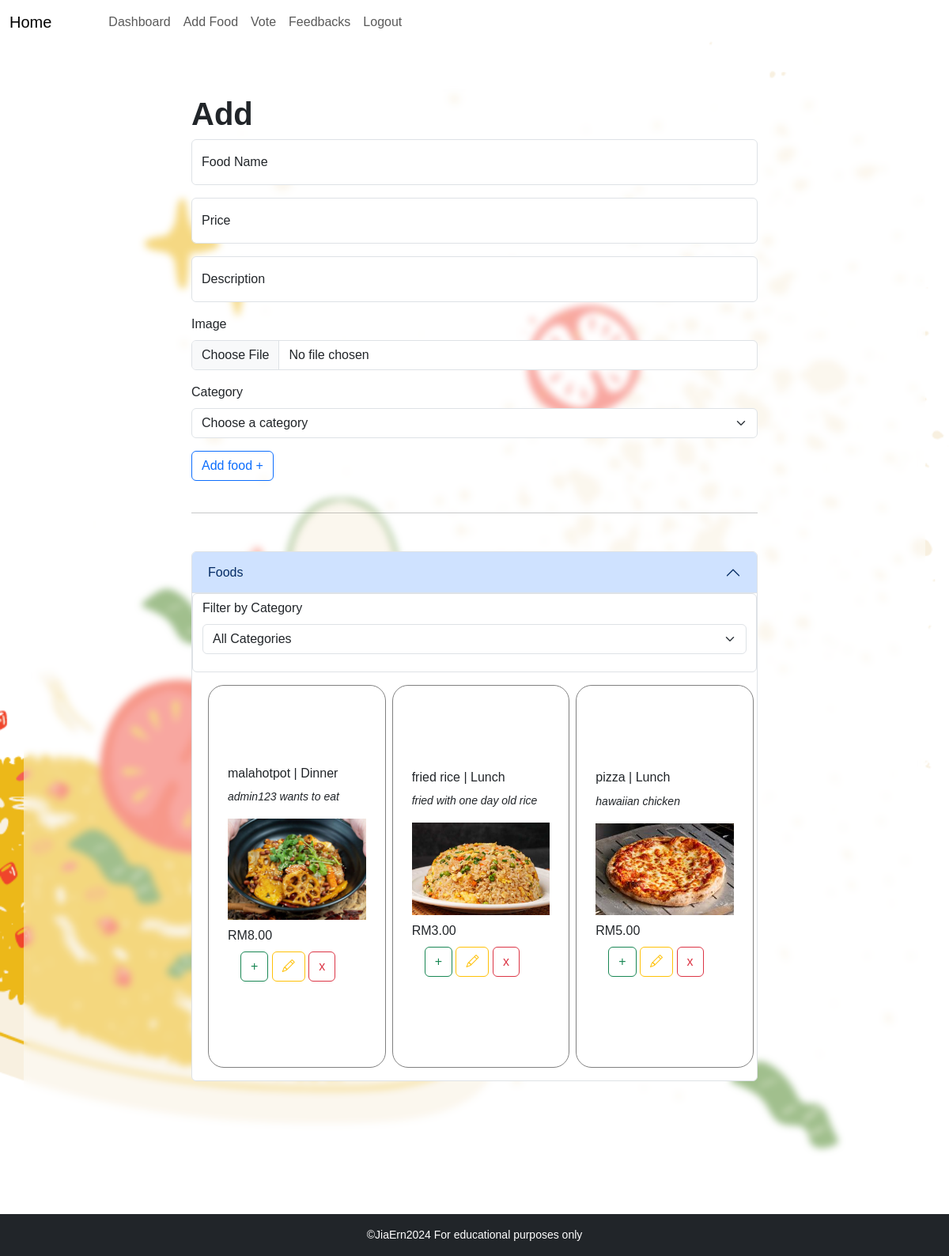
Page /views/pages/add_food.php (signed in) on the committed database.
### tables this page shows
CREATE TABLE `foods` (
  `id` int(11) NOT NULL,
  `name` varchar(255) NOT NULL,
  `price` decimal(10,2) NOT NULL,
  `description` text DEFAULT NULL,
  `image` varchar(255) DEFAULT NULL,
  `category_id` int(11) NOT NULL,
  `isActive` tinyint(1) NOT NULL
);

CREATE TABLE `categories` (
  `id` int(11) NOT NULL,
  `name` varchar(255) NOT NULL
);

### views/pages/add_food.php (the view, shortened to what this page needs)
<?php
function get_content(){
    require_once '../../controllers/connection.php';
    $selected_category = isset($_GET['category_id']) ? $_GET['category_id'] : null;
    if ($selected_category) {
        $foods_query = "
            SELECT foods.*, categories.name as category_name
            FROM foods
            JOIN categories ON foods.category_id = categories.id
            WHERE foods.category_id = '$selected_category'
        ";
    } else {
        $foods_query = "
            SELECT foods.*, categories.name as category_name
            FROM foods
            JOIN categories ON foods.category_id = categories.id
        ";
    }
    $foods_result = mysqli_query($cn, $foods_query);
    $foods = mysqli_fetch_all($foods_result, MYSQLI_ASSOC);
?>
<link rel="stylesheet" href="../../css/dashboard.css">
<div class="container pt-3 pb-5 dashboard-section mb-5 my-md-5">
    <div class="row mx-auto">
        <div class="col-md-8 mx-auto">
            <h1><b>Add</b></h1>
            <form method="POST" action="/controllers/foods/add.php" enctype="multipart/form-data">
                <div class="mb-3 form-floating">
                    <input type="text" name="food_name" class="form-control" placeholder="Food Name" id="floatingInput1"/>
                    <label for="floatingInput1">Food Name</label>
                </div>
                <div class="mb-3 form-floating">
                    <input type="number" name="price" class="form-control" placeholder="Price" id="floatingInput2"/>
                    <label for="floatingInput2">Price</label>
                </div>
                <div class="mb-3 form-floating">
                    <input type="text" name="description" class="form-control" placeholder="Description" id="floatingInput"/>
                    <label for="floatingInput">Description</label>
                </div>
                <div class="mb-3">
                    <label class="form-label" for="imge">Image</label>
                    <input type="file" name="image" class="form-control" id="imge"/>
                </div>
                <div class="mb-3">
                    <label class="form-label" for="category_id">Category</label>
                    <select class="form-select" name="category_id" id="category_id">
                        <option selected disabled>Choose a category</option>
                    </select>
                </div>
                <button class="btn btn-outline-primary">Add food +</button>
            </form>
            <br>
            <hr>
            <div class="d-flex mt-5 row gap-2">
            <div class="accordion" id="accordionExample">
                <div class="accordion-item">
                    <h5 class="accordion-header">
                    <button class="accordion-button" type="button" data-bs-toggle="collapse" data-bs-target="#collapseOne" aria-expanded="true" aria-controls="collapseOne">
                        Foods
                    </button>
                    <form method="GET" action="" class=" form-control">
                        <div class="mb-3">
                            <label class="form-label" for="filter_category_id">Filter by Category</label>
                            <select class="form-select" name="category_id" id="filter_category_id" onchange="this.form.submit()">
                                <option value="">All Categories</option>
                            </select>
                        </div>
                    </form>
                    </h5>
                    <div id="collapseOne" class="accordion-collapse collapse show" data-bs-parent="#accordionExample">
                    <div class="accordion-body d-flex overflow-x-scroll gap-2">
                    <?php foreach($foods as $food): ?>
                        <div class="d-flex flex-column col-md-4 p-4 foods justify-content-center">
                            <h6><?php echo $food['name']; ?> | <?php echo $food['category_name']; ?></h6>
                            <p><small><i><?php echo $food['description']?></i></small></p>
                            <img src="<?php echo $food['image']; ?>" class="img-fluid mb-2" style="width: 200px;"/>
                            RM<?php echo $food['price']; ?><br>
                            <div class="align-middle my-2">
                                <a class="btn btn-outline-success ms-3" href="../../controllers/votes/actions.php?id=<?php echo $food['id']?>&a=1&cat=<?php echo $food['category_id']?>" data-toggle="tooltip" data-placement="bottom" title="Add to today's vote option">+</a>
                                <button class="btn btn-outline-warning" type="button" data-bs-toggle="collapse" data-bs-target="#collapseExample-<?php echo $food['id']?>" aria-expanded="false" aria-controls="collapseExample"><i class="bi bi-pencil"></i></button>
                                <a href="/controllers/foods/delete.php?id=<?php echo $food['id']?>" class="btn btn-outline-danger" title="Delete">x</a>
                            </div>
                        </div>
                    <?php endforeach; ?>
                    </div>
                    </div>
                </div>
            </div>
            <div class="mb-5 mt-3">
            <?php foreach($foods as $food): ?>
            </div>
            <?php endforeach;?>
<?php
    }
    require_once '../template/layout.php'
?>

### css/dashboard.css (style rules this page uses)
body { overflow-x: hidden; font-family: "Franklin Gothic Medium", "Arial Narrow", Arial, sans-serif; background-image: url(/images/dashboard_bg.png); background-size: cover; background-repeat: none; }
.dashboard-section { background-color: rgba(255, 255, 255, 0.444); backdrop-filter: blur(5px); padding: 15px; border-radius: 20px; }
.foods { background-color: white; border-radius: 20px; transition: 0.3s; border: 1px solid grey; }

### rows in the picture
foods: name "malahotpot", category.name "Dinner", description "admin123 wants to eat", image (picture), price "8.00"
foods: name "fried rice", category.name "Lunch", description "fried with one day old rice", image (picture), price "3.00"
foods: name "pizza", category.name "Lunch", description "hawaiian chicken", image (picture), price "5.00"
